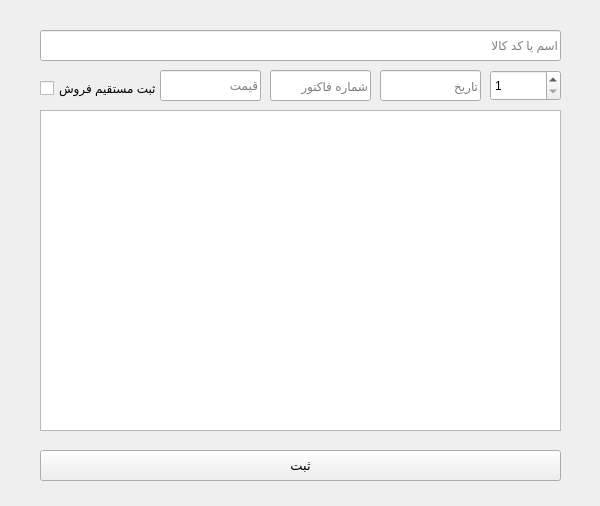
<?xml version="1.0" encoding="UTF-8"?>
<ui version="4.0">
 <class>Form</class>
 <widget class="QWidget" name="Form">
  <property name="geometry">
   <rect>
    <x>0</x>
    <y>0</y>
    <width>600</width>
    <height>506</height>
   </rect>
  </property>
  <property name="windowTitle">
   <string>Add sold items</string>
  </property>
  <widget class="QSpinBox" name="count_inpt">
   <property name="geometry">
    <rect>
     <x>490</x>
     <y>70</y>
     <width>71</width>
     <height>31</height>
    </rect>
   </property>
   <property name="minimum">
    <number>1</number>
   </property>
   <property name="maximum">
    <number>1000000</number>
   </property>
   <property name="value">
    <number>1</number>
   </property>
  </widget>
  <widget class="QLineEdit" name="name_inpt">
   <property name="geometry">
    <rect>
     <x>40</x>
     <y>30</y>
     <width>521</width>
     <height>31</height>
    </rect>
   </property>
   <property name="layoutDirection">
    <enum>Qt::LeftToRight</enum>
   </property>
   <property name="alignment">
    <set>Qt::AlignLeading|Qt::AlignLeft|Qt::AlignVCenter</set>
   </property>
   <property name="placeholderText">
    <string>اسم یا کد کالا</string>
   </property>
   <property name="clearButtonEnabled">
    <bool>true</bool>
   </property>
  </widget>
  <widget class="QLineEdit" name="date_inpt">
   <property name="geometry">
    <rect>
     <x>380</x>
     <y>70</y>
     <width>101</width>
     <height>31</height>
    </rect>
   </property>
   <property name="placeholderText">
    <string>تاریخ</string>
   </property>
  </widget>
  <widget class="QListWidget" name="search_list">
   <property name="geometry">
    <rect>
     <x>40</x>
     <y>110</y>
     <width>521</width>
     <height>321</height>
    </rect>
   </property>
   <property name="viewMode">
    <enum>QListView::ListMode</enum>
   </property>
  </widget>
  <widget class="QPushButton" name="add_btn">
   <property name="geometry">
    <rect>
     <x>40</x>
     <y>450</y>
     <width>521</width>
     <height>31</height>
    </rect>
   </property>
   <property name="font">
    <font>
     <pointsize>10</pointsize>
    </font>
   </property>
   <property name="text">
    <string>ثبت</string>
   </property>
  </widget>
  <widget class="QLineEdit" name="factor_inpt">
   <property name="geometry">
    <rect>
     <x>270</x>
     <y>70</y>
     <width>101</width>
     <height>31</height>
    </rect>
   </property>
   <property name="placeholderText">
    <string>شماره فاکتور</string>
   </property>
  </widget>
  <widget class="QLineEdit" name="price_inpt">
   <property name="geometry">
    <rect>
     <x>160</x>
     <y>70</y>
     <width>101</width>
     <height>31</height>
    </rect>
   </property>
   <property name="placeholderText">
    <string>قیمت</string>
   </property>
  </widget>
  <widget class="QCheckBox" name="checkBox">
   <property name="geometry">
    <rect>
     <x>40</x>
     <y>80</y>
     <width>121</width>
     <height>17</height>
    </rect>
   </property>
   <property name="text">
    <string>ثبت مستقیم فروش</string>
   </property>
  </widget>
 </widget>
 <resources/>
 <connections/>
</ui>
